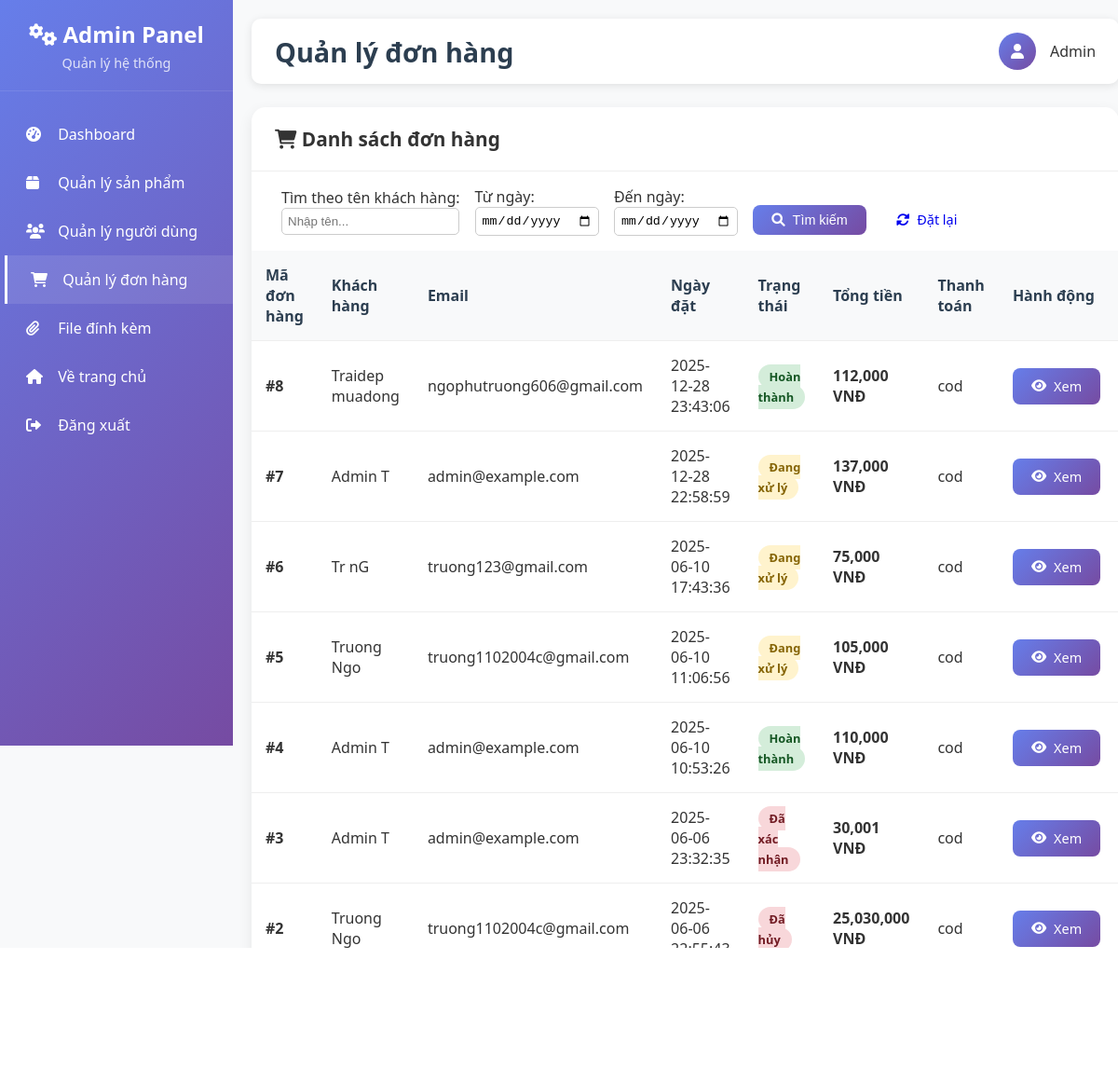
The page /admin/orders (signed in) on the database its author committed.
### tables this page shows
CREATE TABLE orders (
                    orderId INTEGER PRIMARY KEY AUTOINCREMENT,
                    userId INTEGER,
                    orderDate TEXT,
                    status TEXT DEFAULT 'Đang xử lý',
                    totalPrice REAL,
                    shippingAddress TEXT,
                    paymentMethod TEXT,
                    FOREIGN KEY (userId) REFERENCES users(userId)
                );

CREATE TABLE users 
		(userId INTEGER PRIMARY KEY, 
		password TEXT,
		email TEXT,
		firstName TEXT,
		lastName TEXT,
		address1 TEXT,
		address2 TEXT,
		zipcode TEXT,
		city TEXT,
		state TEXT,
		country TEXT, 
		phone TEXT
		, is_admin INTEGER DEFAULT 0, role TEXT DEFAULT 'user');

### routes/admin_routes.py (the view)
@admin_bp.route('/orders')
@admin_required
def list_orders():
    search_name = request.args.get('search_name', '').strip()
    start_date = request.args.get('start_date', '').strip()
    end_date = request.args.get('end_date', '').strip()
    sql = '''
        SELECT o.orderId, u.firstName, u.lastName, u.email, o.orderDate,
               o.status, o.totalPrice, o.paymentMethod
        FROM orders o
        JOIN users u ON o.userId = u.userId
        WHERE 1=1
    '''
    params = []
    if search_name:
        sql += " AND (u.firstName LIKE ? OR u.lastName LIKE ?)"
        like_pattern = f'%{search_name}%'
        params.extend([like_pattern, like_pattern])
    if start_date:
        sql += " AND o.orderDate >= ?"
        params.append(start_date)
    if end_date:
        sql += " AND o.orderDate <= ?"
        params.append(end_date)
    sql += " ORDER BY o.orderId DESC"
    try:
        with get_db_connection() as conn:
            cur = conn.cursor()
            cur.execute(sql, params)
            orders = cur.fetchall()
        return render_template('admin/list_orders.html', orders=orders,
                               search_name=search_name, start_date=start_date, end_date=end_date)
    except Exception as e:
        flash(f"Lỗi khi tải danh sách đơn hàng: {str(e)}")
        return render_template('admin/list_orders.html', orders=[])

### app.py (called while the page is built)
def create_app():
    app = Flask(__name__)
    app.config.from_object(Config)
    if not os.path.exists(app.config['UPLOAD_FOLDER']):
        os.makedirs(app.config['UPLOAD_FOLDER'])
    register_blueprints(app)
    @app.context_processor
    def inject_template_vars():
        return {
            'url_for': url_for_wrapper
        }
    return app

def url_for_wrapper(endpoint, **values):
    from flask import url_for as flask_url_for
    route_mapping = {
        'root': 'main.root',
        'logout': 'auth.logout',
        'loginForm': 'auth.loginForm',
        'cart': 'cart.cart',
        'profileHome': 'profile.profileHome',
        'search': 'search.search',  # Map search route
        'displayCategory': 'search.search_by_category'  # Map category display
    }
    mapped_endpoint = route_mapping.get(endpoint, endpoint)
    try:
        return flask_url_for(mapped_endpoint, **values)
    except:
        try:
            return flask_url_for(endpoint, **values)
        except:
            return '#'

### routes/admin_routes.py (called while the page is built)
def is_admin(email):
    try:
        with get_db_connection() as conn:
            cur = conn.cursor()
            cur.execute("SELECT role FROM users WHERE email = ?", (email,))
            result = cur.fetchone()
            return result and result[0] == 'admin'
    except:
        return False

def admin_required(f):
    @wraps(f)
    def decorated_function(*args, **kwargs):
        if 'email' not in session:
            flash("Vui lòng đăng nhập để truy cập trang này.")
            return redirect(url_for('auth.loginForm'))
        if not is_admin(session['email']):
            flash("Bạn không có quyền truy cập trang này!")
            return redirect(url_for('main.root'))
        return f(*args, **kwargs)
    return decorated_function

### utils/database.py (called while the page is built)
@contextmanager
def get_db_connection():
    conn = sqlite3.connect(Config.DATABASE_PATH)
    try:
        yield conn
    except Exception as e:
        conn.rollback()
        raise e
    finally:
        conn.close()

### templates/admin/list_orders.html (shortened to what this page needs)
{% extends "admin/base.html" %}
{% block page_title %}Quản lý đơn hàng{% endblock %}
{% block content %}
<div class="content-card">
    <div class="card-header">
        <h3><i class="fas fa-shopping-cart"></i> Danh sách đơn hàng</h3>
    </div>
    <form method="get" style="margin: 1rem 2rem;">
        <div style="display: flex; flex-wrap: wrap; gap: 1rem; align-items: center;">
            <div>
                <label for="search_name">Tìm theo tên khách hàng:</label><br/>
                <input type="text" id="search_name" name="search_name" value="{{ search_name }}" placeholder="Nhập tên..." style="padding: 6px; border-radius: 5px; border: 1px solid #ccc;">
            </div>
            <div>
                <label for="start_date">Từ ngày:</label><br/>
                <input type="date" id="start_date" name="start_date" value="{{ start_date }}" style="padding: 6px; border-radius: 5px; border: 1px solid #ccc;">
            </div>
            <div>
                <label for="end_date">Đến ngày:</label><br/>
                <input type="date" id="end_date" name="end_date" value="{{ end_date }}" style="padding: 6px; border-radius: 5px; border: 1px solid #ccc;">
            </div>
            <div style="align-self: flex-end;">
                <button type="submit" class="btn btn-primary" style="padding: 8px 20px;">
                    <i class="fas fa-search"></i> Tìm kiếm
                </button>
                <a href="{{ url_for('admin.list_orders') }}" class="btn btn-secondary" style="padding: 8px 20px; margin-left: 0.5rem;">
                    <i class="fas fa-sync-alt"></i> Đặt lại
                </a>
            </div>
        </div>
    </form>
    <div class="table-container">
        <table>
            <thead>
                <tr>
                    <th>Mã đơn hàng</th>
                    <th>Khách hàng</th>
                    <th>Email</th>
                    <th>Ngày đặt</th>
                    <th>Trạng thái</th>
                    <th>Tổng tiền</th>
                    <th>Thanh toán</th>
                    <th>Hành động</th>
                </tr>
            </thead>
            <tbody>
                {% for order in orders %}
                <tr>
                    <td><strong>#{{ order[0] }}</strong></td>
                    <td>{{ order[1] }} {{ order[2] }}</td>
                    <td>{{ order[3] }}</td>
                    <td>{{ order[4] }}</td>
                    <td>
                        <span class="status-badge
                            {% if order[5] == 'Đang xử lý' %}status-pending
                            {% elif order[5] == 'Đang giao' %}status-processing
                            {% elif order[5] == 'Hoàn thành' %}status-completed
                            {% else %}status-cancelled{% endif %}">
                            {{ order[5] }}
                        </span>
                    </td>
                    <td><strong>{{ "{:,.0f}".format(order[6]) }} VNĐ</strong></td>
                    <td>{{ order[7] or 'Chưa xác định' }}</td>
                    <td>
                        <a href="{{ url_for('admin.view_order', orderId=order[0]) }}"
                           class="btn btn-primary" style="margin-right: 5px;">
                            <i class="fas fa-eye"></i> Xem
                        </a>
                    </td>
                </tr>
                {% endfor %}
            </tbody>
        </table>
    </div>
</div>
{% endblock %}

### templates/admin/base.html (style rules this page uses)
* { margin: 0; padding: 0; box-sizing: border-box; }
body { font-family: 'Segoe UI', Tahoma, Geneva, Verdana, sans-serif; background-color: #f8f9fa; color: #333; }
.content-card { background: white; border-radius: 15px; box-shadow: 0 5px 15px rgba(0,0,0,0.08); overflow: hidden; }
.card-header { padding: 20px 25px; border-bottom: 1px solid #eee; display: flex; justify-content: between; align-items: center; }
.card-header h3 { font-size: 1.3rem; font-weight: 600; }
.btn { padding: 10px 20px; border: none; border-radius: 8px; cursor: pointer; text-decoration: none; display: inline-flex; align-items: center; gap: 8px; font-size: 0.9rem; transition: all 0.3s ease; }
.btn-primary { background: linear-gradient(135deg, #667eea 0%, #764ba2 100%); color: white; }
.table-container { overflow-x: auto; }
table { width: 100%; border-collapse: collapse; }
th, td { padding: 15px; text-align: left; border-bottom: 1px solid #eee; }
th { background-color: #f8f9fa; font-weight: 600; color: #2c3e50; }
.status-badge { padding: 4px 12px; border-radius: 20px; font-size: 0.8rem; font-weight: 600; }
.status-pending { background: #fff3cd; color: #856404; }
.status-completed { background: #d4edda; color: #155724; }
.status-cancelled { background: #f8d7da; color: #721c24; }

### rows shown on the page
orders: orderId "8", firstName "Traidep", lastName "muadong", email "ngophutruong606@gmail.com", orderDate "2025-12-28 23:43:06", status "Hoàn thành", totalPrice "112,000", paymentMethod "cod"
orders: orderId "7", firstName "Admin", lastName "T", email "admin@example.com", orderDate "2025-12-28 22:58:59", status "Đang xử lý", totalPrice "137,000", paymentMethod "cod"
orders: orderId "6", firstName "Tr", lastName "nG", email "truong123@gmail.com", orderDate "2025-06-10 17:43:36", status "Đang xử lý", totalPrice "75,000", paymentMethod "cod"
orders: orderId "5", firstName "Truong", lastName "Ngo", email "truong1102004c@gmail.com", orderDate "2025-06-10 11:06:56", status "Đang xử lý", totalPrice "105,000", paymentMethod "cod"
orders: orderId "4", firstName "Admin", lastName "T", email "admin@example.com", orderDate "2025-06-10 10:53:26", status "Hoàn thành", totalPrice "110,000", paymentMethod "cod"
orders: orderId "3", firstName "Admin", lastName "T", email "admin@example.com", orderDate "2025-06-06 23:32:35", status "Đã xác nhận", totalPrice "30,001", paymentMethod "cod"
orders: orderId "2", firstName "Truong", lastName "Ngo", email "truong1102004c@gmail.com", orderDate "2025-06-06 22:55:43", status "Đã hủy", totalPrice "25,030,000", paymentMethod "cod"
